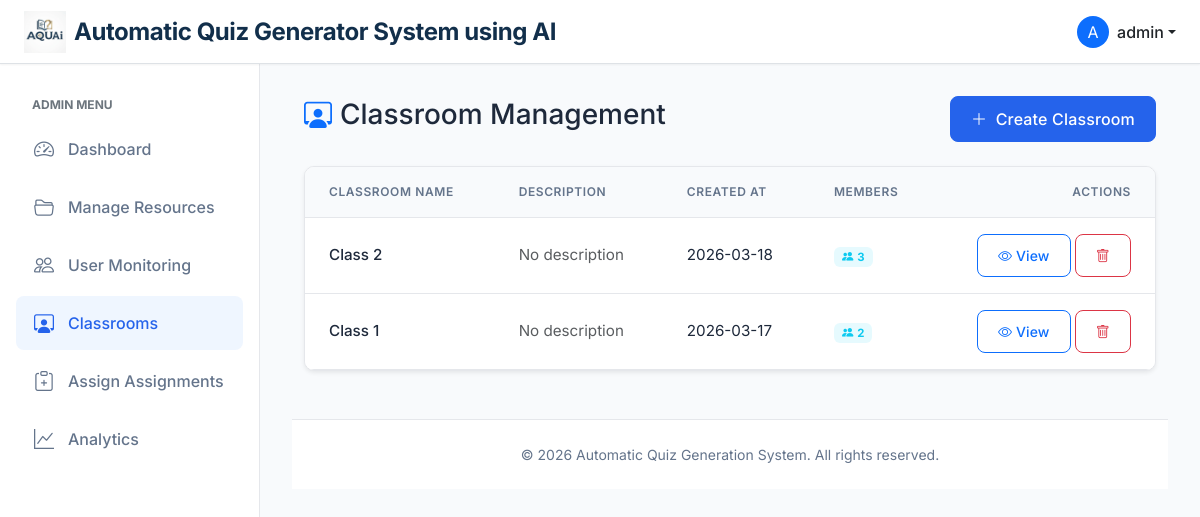
The page /admin/classrooms (signed in) on the database its author committed.
### app/models.py (models this page shows, shortened)
class User(UserMixin, db.Model):
    __tablename__ = "user"
    id = db.Column(db.Integer, primary_key=True)
    username = db.Column(db.String(64), index=True, unique=True)
    email = db.Column(db.String(120), index=True, unique=True)
    password_hash = db.Column(db.String(128))
    role = db.Column(db.String(20), default='user')  # 'admin' or 'user'
    is_flagged = db.Column(db.Boolean, default=False)
    resources = db.relationship('Resource', back_populates='author', cascade="all, delete-orphan")
    quizzes = db.relationship('Quiz', back_populates='user', cascade="all, delete-orphan")
    attempts = db.relationship('QuizAttempt', back_populates='user', cascade="all, delete-orphan")

class Classroom(db.Model):
    __tablename__ = "classroom"
    id = db.Column(db.Integer, primary_key=True)
    name = db.Column(db.String(100), nullable=False)
    description = db.Column(db.Text, nullable=True)
    created_by_admin_id = db.Column(db.Integer, db.ForeignKey('user.id'), nullable=False)
    created_at = db.Column(db.DateTime, default=db.func.current_timestamp())
    admin = db.relationship('User', backref='created_classes', foreign_keys=[created_by_admin_id])
    members = db.relationship('ClassMembership', back_populates='classroom', cascade="all, delete-orphan")

### app/admin/routes_classroom.py (the view)
@admin_bp.route('/classrooms')
@login_required
def list_classrooms():
    if current_user.role != 'admin':
        return redirect(url_for('user.dashboard'))
    classrooms = Classroom.query.order_by(Classroom.created_at.desc()).all()
    for c in classrooms:
        c.member_count = ClassMembership.query.filter_by(class_id=c.id).count()
    return render_template('admin/classrooms/list.html', title='Manage Classrooms', classrooms=classrooms)

### app/models.py (called while the page is built)
@login_manager.user_loader
def load_user(id):
    return User.query.get(int(id))

### app/templates/admin/classrooms/list.html (shortened to what this page needs)
{% extends "base.html" %}
{% block content %}
<div class="d-flex justify-content-between align-items-center mb-4">
    <h2 class="h3"><i class="bi bi-person-workspace text-primary me-2"></i>Classroom Management</h2>
    <button class="btn btn-primary" data-bs-toggle="modal" data-bs-target="#createClassroomModal">
        <i class="bi bi-plus-lg me-1"></i> Create Classroom
    </button>
</div>
<div class="card shadow-sm">
    <div class="card-body p-0">
        <div class="table-responsive">
            <table class="table table-hover align-middle mb-0">
                <thead class="table-light">
                    <tr>
                        <th class="ps-4">Classroom Name</th>
                        <th>Description</th>
                        <th>Created At</th>
                        <th>Members</th>
                        <th class="text-end pe-4">Actions</th>
                    </tr>
                </thead>
                <tbody>
                    {% for room in classrooms %}
                    <tr>
                        <td class="ps-4 fw-medium">{{ room.name }}</td>
                        <td class="text-muted text-truncate" style="max-width: 200px;">
                            {{ room.description or 'No description' }}
                        </td>
                        <td>{{ room.created_at.strftime('%Y-%m-%d') if room.created_at else '' }}</td>
                        <td>
                            <span class="badge bg-info bg-opacity-10 text-info px-2 py-1">
                                <i class="bi bi-people-fill me-1"></i>{{ room.member_count }}
                            </span>
                        </td>
                        <td class="text-end pe-4">
                            <a href="{{ url_for('admin.view_classroom', class_id=room.id) }}" class="btn btn-sm btn-outline-primary">
                                <i class="bi bi-eye"></i> View
                            </a>
                            <form action="{{ url_for('admin.delete_classroom', class_id=room.id) }}" method="POST" class="d-inline" onsubmit="return confirm('Are you sure you want to delete this classroom? All memberships and linked assignments may be affected.');">
                                <button type="submit" class="btn btn-sm btn-outline-danger">
                                    <i class="bi bi-trash"></i>
                                </button>
                            </form>
                        </td>
                    </tr>
                    {% endfor %}
                </tbody>
            </table>
        </div>
    </div>
</div>
{% endblock %}

### app/templates/base.html (shortened to what this page needs)
<!doctype html>
<html lang="en">
<head>
  <link href="https://cdn.jsdelivr.net/npm/bootstrap@5.3.0/dist/css/bootstrap.min.css" rel="stylesheet">
  <link href="https://cdn.jsdelivr.net/npm/bootstrap-icons@1.10.0/font/bootstrap-icons.css" rel="stylesheet">
  <link href="{{ url_for('static', filename='css/style.css') }}" rel="stylesheet">
</head>
<body>
  <nav class="navbar navbar-expand-lg navbar-light bg-white fixed-top border-bottom">
    <div class="container-fluid px-4">
      <a class="navbar-brand d-flex align-items-center gap-2" href="{{ url_for('index') }}">
        <img src="{{ url_for('static', filename='images/logo.jpeg') }}" alt="AQUAi Logo" class="app-logo">
        <div class="app-title" style="display: flex; flex-direction: column; line-height: 1;">
          <span class="fw-bold fs-4" style="color: #122f4b;">Automatic Quiz Generator System using AI</span>
        </div>
      </a>
      <div class="d-flex align-items-center ms-auto">
        {% if current_user.is_authenticated %}
        <div class="dropdown">
          <a href="#" class="d-flex align-items-center text-decoration-none dropdown-toggle text-dark"
            id="dropdownUser1" data-bs-toggle="dropdown" aria-expanded="false">
            <div class="bg-primary text-white rounded-circle d-flex align-items-center justify-content-center me-2"
              style="width: 32px; height: 32px;">
              {{ current_user.username[0].upper() }}
            </div>
            <span class="d-none d-sm-inline fw-medium">
              {{ current_user.username }}
            </span>
          </a>
        </div>
        {% endif %}
      </div>
    </div>
  </nav>
  <div class="d-flex">
    {% if current_user.is_authenticated %}
    <nav class="sidebar show">
      <div class="py-2">
        {% if current_user.role == 'admin' %}
        <small class="text-uppercase text-secondary fw-bold px-3 mb-2 d-block" style="font-size: 0.75rem;">
          Admin Menu
        </small>
        <a href="{{ url_for('admin.dashboard') }}"
          class="nav-link {{ 'active' if request.endpoint == 'admin.dashboard' else '' }}">
          <i class="bi bi-speedometer2"></i> Dashboard
        </a>
        <a href="{{ url_for('admin.resources') }}"
          class="nav-link {{ 'active' if request.endpoint == 'admin.resources' else '' }}">
          <i class="bi bi-folder2-open"></i> Manage Resources
        </a>
        <a href="{{ url_for('admin.user_monitoring') }}"
          class="nav-link {{ 'active' if request.endpoint == 'admin.user_monitoring' else '' }}">
          <i class="bi bi-people"></i> User Monitoring
        </a>
        <a href="{{ url_for('admin.list_classrooms') }}"
          class="nav-link {{ 'active' if 'classrooms' in (request.endpoint or '') else '' }}">
          <i class="bi bi-person-workspace"></i> Classrooms
        </a>
        <a href="{{ url_for('admin.list_assignments') }}"
          class="nav-link {{ 'active' if 'assignments' in (request.endpoint or '') else '' }}">
          <i class="bi bi-clipboard-plus"></i> Assign Assignments
        </a>
        <a href="{{ url_for('admin.analytics') }}"
          class="nav-link {{ 'active' if request.endpoint == 'admin.analytics' else '' }}">
          <i class="bi bi-graph-up"></i> Analytics
        </a>
        {% endif %}
      </div>
    </nav>
    {% endif %}
    <main class="main-content {{ 'ms-0' if not current_user.is_authenticated else '' }}"
      style="{{ 'margin-left: 0;' if not current_user.is_authenticated else '' }}">
      <div class="{{ 'container' if not current_user.is_authenticated else 'container-fluid' }}">
        {% block content %}{% endblock %}
      </div>
      <footer class="footer mt-5">
        <div class="container">
          <span>&copy; {{ 2026 }} Automatic Quiz Generation System. All rights reserved.</span>
        </div>
      </footer>
    </main>
  </div>
</body>
</html>

### app/static/css/style.css (style rules this page uses)
:root { --primary-color: #2563eb; --primary-hover: #1d4ed8; --secondary-color: #64748b; --background-color: #f8fafc; --sidebar-width: 260px; --text-color: #1e293b; --card-shadow: 0 1px 3px 0 rgb(0 0 0 / 0.1), 0 1px 2px -1px rgb(0 0 0 / 0.1); --card-hover-shadow: 0 10px 15px -3px rgb(0 0 0 / 0.1), 0 4px 6px -4px rgb(0 0 0 / 0.1); --border-color: #e5e7eb; --transition-speed: 0.2s; --border-radius: 10px; }
body { font-family: 'Inter', system-ui, -apple-system, sans-serif; background-color: var(--background-color); color: var(--text-color); min-height: 100vh; display: flex; flex-direction: column; overflow-x: hidden; }
.navbar { box-shadow: 0 1px 2px 0 rgb(0 0 0 / 0.05); z-index: 1030; background-color: white !important; height: 64px; }
.navbar-brand { font-weight: 600; color: var(--primary-color) !important; font-size: 1.1rem; letter-spacing: -0.025em; }
.sidebar { width: var(--sidebar-width); position: fixed; top: 64px; bottom: 0; left: 0; z-index: 100; padding: 1.5rem 1rem; overflow-y: auto; background-color: white; border-right: 1px solid var(--border-color); transition: transform 0.3s ease-in-out; }
.sidebar .nav-link { color: var(--secondary-color); font-weight: 500; padding: 0.75rem 1rem; border-radius: 0.5rem; margin-bottom: 0.25rem; display: flex; align-items: center; gap: 0.75rem; transition: all var(--transition-speed) ease; }
.sidebar .nav-link.active { background-color: #eff6ff; color: var(--primary-color); }
.sidebar i { font-size: 1.25rem; width: 24px; text-align: center; transition: color var(--transition-speed) ease; }
.main-content { margin-left: var(--sidebar-width); padding: 2rem; margin-top: 64px; flex: 1; display: flex; flex-direction: column; min-height: calc(100vh - 64px); }
.card { border: 1px solid var(--border-color); border-radius: var(--border-radius); box-shadow: var(--card-shadow); transition: transform var(--transition-speed) ease, box-shadow var(--transition-speed) ease; background-color: white; overflow: hidden; }
.card-body { padding: 1.5rem; }
.btn { border-radius: 0.5rem; padding: 0.625rem 1.25rem; font-weight: 500; transition: all var(--transition-speed) ease; letter-spacing: 0.01em; }
.btn-primary { background-color: var(--primary-color); border-color: var(--primary-color); }
.table { vertical-align: middle; margin-bottom: 0; }
.table thead th { background-color: #f8fafc; color: var(--secondary-color); font-weight: 600; text-transform: uppercase; font-size: 0.75rem; letter-spacing: 0.05em; border-bottom: 1px solid var(--border-color); padding: 1rem 1.5rem; }
.table tbody td { padding: 1rem 1.5rem; border-bottom: 1px solid var(--border-color); color: var(--text-color); font-size: 0.95rem; }
.footer { margin-top: auto; background-color: white; border-top: 1px solid var(--border-color); padding: 1.5rem 0; text-align: center; color: var(--secondary-color); font-size: 0.875rem; }
.fw-medium { font-weight: 500; }
.app-logo { height: 42px; width: auto; }
.app-title { line-height: 1.1; }
.app-title span { font-size: 18px; }

### rows shown on the page
User: username "A", username "admin"
Classroom: name "Class 2", description "No description", created_at "2026-03-18", member_count "3"
Classroom: name "Class 1", description "No description", created_at "2026-03-17", member_count "2"

### other values the page prints
{{ 2026 }} "2026"
